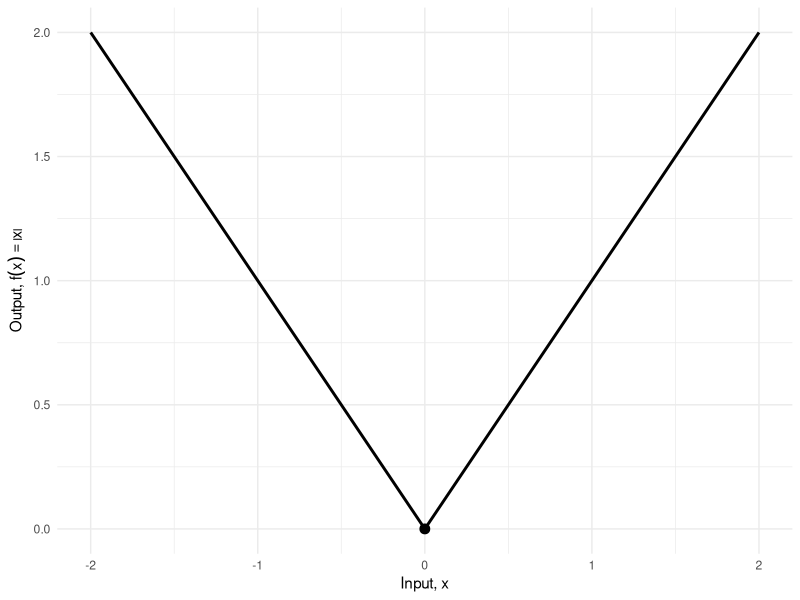

Write the R code that produced this figure.
## ---- chunk 1
#| label: abs-value-code
#| code-fold: true
ggplot2::ggplot() +
  ggplot2::geom_function(fun = abs, xlim = c(-2, 2), linewidth = 1) +
  ggplot2::geom_point(ggplot2::aes(x = 0, y = 0), size = 3) +
  ggplot2::labs(x = "Input, x", y = expression("Output, " * f(x) == abs(x))) +
  ggplot2::theme_minimal()
